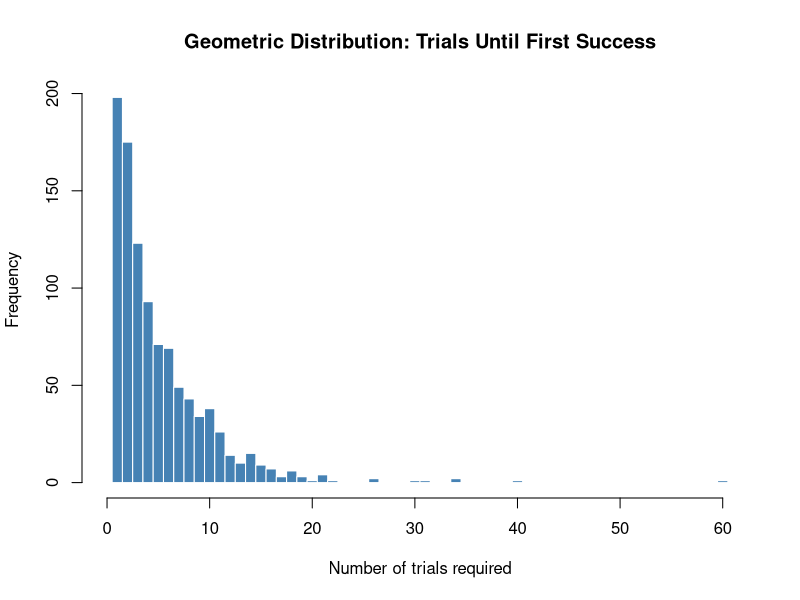

Recreate this plot in R.
## ---- chunk 1
knitr::opts_chunk$set(
  echo = TRUE,
  warning = FALSE,
  message = FALSE,
  fig.align = "center",
  fig.width = 8,
  fig.height = 5
)
## ---- chunk 2
p <- 0.2
p
## ---- chunk 3
set.seed(1110)

n <- 1000

# rgeom() returns failures before the first success.
# Add 1 to obtain total trials required for the first success.
x <- rgeom(n = n, prob = p) + 1

# Display the first 20 simulated values.
head(x, 20)
## ---- chunk 4
mean_x <- mean(x)
var_x  <- var(x)
sd_x   <- sd(x)

mean_x
var_x
sd_x
## ---- chunk 5
theoretical_mean <- 1 / p
theoretical_variance <- (1 - p) / p^2
theoretical_sd <- sqrt(theoretical_variance)

theoretical_mean
theoretical_variance
theoretical_sd
## ---- chunk 6
cat(
  "Number of trials required to achieve first success:",
  length(x),
  "\n"
)

cat(
  sprintf("Mean (in 2 decimal places): %.2f\n", mean_x)
)

cat(
  sprintf("Variance (in 2 decimal places): %.2f\n", var_x)
)

cat(
  sprintf("Standard deviation (in 2 decimal places): %.2f\n", sd_x)
)
## ---- chunk 7
hist(
  x,
  breaks = seq(0.5, max(x) + 0.5, by = 1),
  main = "Geometric Distribution: Trials Until First Success",
  xlab = "Number of trials required",
  ylab = "Frequency",
  col = "steelblue",
  border = "white",
  xlim = c(0, max(x) + 1)
)
## ---- chunk 8
box_size_40 <- 40
defective_40 <- 0.10 * box_size_40
nondefective_40 <- box_size_40 - defective_40
sample_size <- 10

# P(X > 1) = 1 - P(X <= 1)
prob_more_10_40 <- phyper(
  q = 1,
  m = defective_40,
  n = nondefective_40,
  k = sample_size,
  lower.tail = FALSE
)

cat(
  sprintf(
    "Probability for a sample of 10 from a box of 40: %.6f\n",
    prob_more_10_40
  )
)

cat(
  sprintf(
    "Percentage probability: %.2f%%\n",
    100 * prob_more_10_40
  )
)
## ---- chunk 9
x_values_40 <- 2:min(defective_40, sample_size)

probability_check_40 <- sum(
  dhyper(
    x_values_40,
    m = defective_40,
    n = nondefective_40,
    k = sample_size
  )
)

probability_check_40
## ---- chunk 10
box_size_5000 <- 5000
defective_5000 <- 0.10 * box_size_5000
nondefective_5000 <- box_size_5000 - defective_5000

# P(X > 1) = 1 - P(X <= 1)
prob_more_10_5000 <- phyper(
  q = 1,
  m = defective_5000,
  n = nondefective_5000,
  k = sample_size,
  lower.tail = FALSE
)

cat(
  sprintf(
    "Probability for a sample of 10 from a box of 5000: %.6f\n",
    prob_more_10_5000
  )
)

cat(
  sprintf(
    "Percentage probability: %.2f%%\n",
    100 * prob_more_10_5000
  )
)
## ---- chunk 11
comparison <- data.frame(
  Box_Size = c(40, 5000),
  Defective_Chips = c(defective_40, defective_5000),
  Nondefective_Chips = c(nondefective_40, nondefective_5000),
  Sample_Size = c(sample_size, sample_size),
  Probability = c(prob_more_10_40, prob_more_10_5000),
  Percentage = c(
    100 * prob_more_10_40,
    100 * prob_more_10_5000
  )
)

knitr::kable(
  comparison,
  digits = c(0, 0, 0, 0, 6, 2),
  col.names = c(
    "Box size",
    "Defective",
    "Non-defective",
    "Sample size",
    "Probability",
    "Percentage"
  ),
  caption = "Probability that more than 10% of the sampled chips are defective"
)
